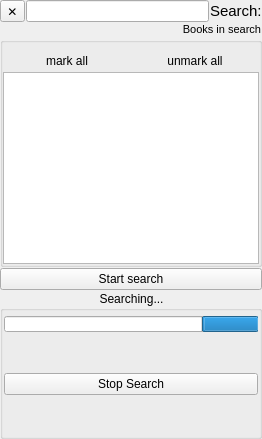
     <widget class="QWidget" name="searchpage">
      <property name="layoutDirection">
       <enum>Qt::RightToLeft</enum>
      </property>
      <layout class="QVBoxLayout" name="verticalLayout_13">
       <property name="spacing">
        <number>1</number>
       </property>
       <property name="leftMargin">
        <number>0</number>
       </property>
       <property name="topMargin">
        <number>0</number>
       </property>
       <property name="rightMargin">
        <number>0</number>
       </property>
       <property name="bottomMargin">
        <number>0</number>
       </property>
       <item>
        <layout class="QHBoxLayout" name="horizontalLayout_7">
         <item>
          <widget class="QLabel" name="label_12">
           <property name="font">
            <font>
             <pointsize>11</pointsize>
            </font>
           </property>
           <property name="text">
            <string>Search:</string>
           </property>
          </widget>
         </item>
         <item>
          <widget class="QLineEdit" name="searchInBooksLine">
           <property name="layoutDirection">
            <enum>Qt::RightToLeft</enum>
           </property>
           <property name="alignment">
            <set>Qt::AlignRight|Qt::AlignTrailing|Qt::AlignVCenter</set>
           </property>
          </widget>
         </item>
         <item>
          <widget class="QToolButton" name="clearSearchBTN">
           <property name="text">
            <string>✕</string>
           </property>
           <property name="icon">
            <iconset resource="mobile.qrc">
             <normaloff>:/flat-icons/cancel.png</normaloff>:/flat-icons/cancel.png</iconset>
           </property>
          </widget>
         </item>
        </layout>
       </item>
       <item>
        <widget class="QGroupBox" name="groupBox_2">
         <property name="font">
          <font>
           <pointsize>8</pointsize>
          </font>
         </property>
         <property name="layoutDirection">
          <enum>Qt::RightToLeft</enum>
         </property>
         <property name="styleSheet">
          <string notr="true">*::indicator { 
 height: 15 px; 
width: 15 px;
}</string>
         </property>
         <property name="title">
          <string>Books in search:</string>
         </property>
         <layout class="QVBoxLayout" name="verticalLayout_15">
          <property name="spacing">
           <number>0</number>
          </property>
          <property name="leftMargin">
           <number>0</number>
          </property>
          <property name="topMargin">
           <number>8</number>
          </property>
          <property name="rightMargin">
           <number>0</number>
          </property>
          <property name="bottomMargin">
           <number>0</number>
          </property>
          <item>
           <layout class="QHBoxLayout" name="horizontalLayout_4">
            <property name="topMargin">
             <number>0</number>
            </property>
            <item>
             <widget class="QPushButton" name="unmarkAllBTN_3">
              <property name="sizePolicy">
               <sizepolicy hsizetype="Minimum" vsizetype="Maximum">
                <horstretch>0</horstretch>
                <verstretch>0</verstretch>
               </sizepolicy>
              </property>
              <property name="toolTip">
               <string>Remove all books from search</string>
              </property>
              <property name="text">
               <string>unmark all</string>
              </property>
              <property name="icon">
               <iconset resource="mobile.qrc">
                <normaloff>:/flat-icons/marknone.png</normaloff>:/flat-icons/marknone.png</iconset>
              </property>
              <property name="iconSize">
               <size>
                <width>48</width>
                <height>16</height>
               </size>
              </property>
              <property name="flat">
               <bool>true</bool>
              </property>
             </widget>
            </item>
            <item>
             <widget class="QPushButton" name="markAllBTN_3">
              <property name="sizePolicy">
               <sizepolicy hsizetype="Minimum" vsizetype="Maximum">
                <horstretch>0</horstretch>
                <verstretch>0</verstretch>
               </sizepolicy>
              </property>
              <property name="toolTip">
               <string>Add all books to search</string>
              </property>
              <property name="text">
               <string>mark all</string>
              </property>
              <property name="icon">
               <iconset resource="mobile.qrc">
                <normaloff>:/flat-icons/markAll.png</normaloff>:/flat-icons/markAll.png</iconset>
              </property>
              <property name="iconSize">
               <size>
                <width>48</width>
                <height>16</height>
               </size>
              </property>
              <property name="flat">
               <bool>true</bool>
              </property>
             </widget>
            </item>
           </layout>
          </item>
          <item>
           <widget class="QTreeWidget" name="SearchTreeWidget">
            <property name="sizePolicy">
             <sizepolicy hsizetype="Expanding" vsizetype="Expanding">
              <horstretch>0</horstretch>
              <verstretch>0</verstretch>
             </sizepolicy>
            </property>
            <property name="contextMenuPolicy">
             <enum>Qt::PreventContextMenu</enum>
            </property>
            <property name="layoutDirection">
             <enum>Qt::RightToLeft</enum>
            </property>
            <property name="styleSheet">
             <string notr="true">/* Use global indicator styling from parent */</string>
            </property>
            <property name="horizontalScrollBarPolicy">
             <enum>Qt::ScrollBarAsNeeded</enum>
            </property>
            <property name="showDropIndicator" stdset="0">
             <bool>false</bool>
            </property>
            <property name="alternatingRowColors">
             <bool>false</bool>
            </property>
            <property name="iconSize">
             <size>
              <width>200</width>
              <height>200</height>
             </size>
            </property>
            <property name="verticalScrollMode">
             <enum>QAbstractItemView::ScrollPerPixel</enum>
            </property>
            <property name="indentation">
             <number>20</number>
            </property>
            <property name="rootIsDecorated">
             <bool>true</bool>
            </property>
            <property name="itemsExpandable">
             <bool>true</bool>
            </property>
            <property name="allColumnsShowFocus">
             <bool>false</bool>
            </property>
            <property name="expandsOnDoubleClick">
             <bool>false</bool>
            </property>
            <property name="columnCount">
             <number>1</number>
            </property>
            <attribute name="headerVisible">
             <bool>false</bool>
            </attribute>
            <attribute name="headerStretchLastSection">
             <bool>false</bool>
            </attribute>
            <column>
             <property name="text">
              <string notr="true">1</string>
             </property>
            </column>
           </widget>
          </item>
         </layout>
        </widget>
       </item>
       <item>
        <widget class="QPushButton" name="SearchInBooksBTN">
         <property name="text">
          <string>Start search</string>
         </property>
         <property name="icon">
          <iconset resource="mobile.qrc">
           <normaloff>:/flat-icons/search.png</normaloff>:/flat-icons/search.png</iconset>
         </property>
        </widget>
       </item>
       <item>
        <widget class="QGroupBox" name="inSearchGroup">
         <property name="layoutDirection">
          <enum>Qt::RightToLeft</enum>
         </property>
         <property name="title">
          <string>Searching...</string>
         </property>
         <property name="alignment">
          <set>Qt::AlignHCenter|Qt::AlignTop</set>
         </property>
         <property name="flat">
          <bool>true</bool>
         </property>
         <property name="checkable">
          <bool>false</bool>
         </property>
         <layout class="QVBoxLayout" name="verticalLayout_23">
          <property name="spacing">
           <number>1</number>
          </property>
          <property name="leftMargin">
           <number>1</number>
          </property>
          <property name="topMargin">
           <number>5</number>
          </property>
          <property name="rightMargin">
           <number>1</number>
          </property>
          <property name="bottomMargin">
           <number>1</number>
          </property>
          <item>
           <widget class="QProgressBar" name="progressBar">
            <property name="maximumSize">
             <size>
              <width>16777215</width>
              <height>16</height>
             </size>
            </property>
            <property name="baseSize">
             <size>
              <width>200</width>
              <height>0</height>
             </size>
            </property>
            <property name="value">
             <number>21</number>
            </property>
            <property name="textVisible">
             <bool>false</bool>
            </property>
           </widget>
          </item>
          <item>
           <spacer name="verticalSpacer_6">
            <property name="orientation">
             <enum>Qt::Vertical</enum>
            </property>
            <property name="sizeHint" stdset="0">
             <size>
              <width>20</width>
              <height>40</height>
             </size>
            </property>
           </spacer>
          </item>
          <item>
           <widget class="QPushButton" name="stopSearchBTN">
            <property name="enabled">
             <bool>true</bool>
            </property>
            <property name="text">
             <string>Stop Search</string>
            </property>
            <property name="icon">
             <iconset resource="mobile.qrc">
              <normaloff>:/flat-icons/stop.png</normaloff>:/flat-icons/stop.png</iconset>
            </property>
           </widget>
          </item>
          <item>
           <spacer name="verticalSpacer">
            <property name="orientation">
             <enum>Qt::Vertical</enum>
            </property>
            <property name="sizeHint" stdset="0">
             <size>
              <width>20</width>
              <height>40</height>
             </size>
            </property>
           </spacer>
          </item>
         </layout>
        </widget>
       </item>
      </layout>
     </widget>
